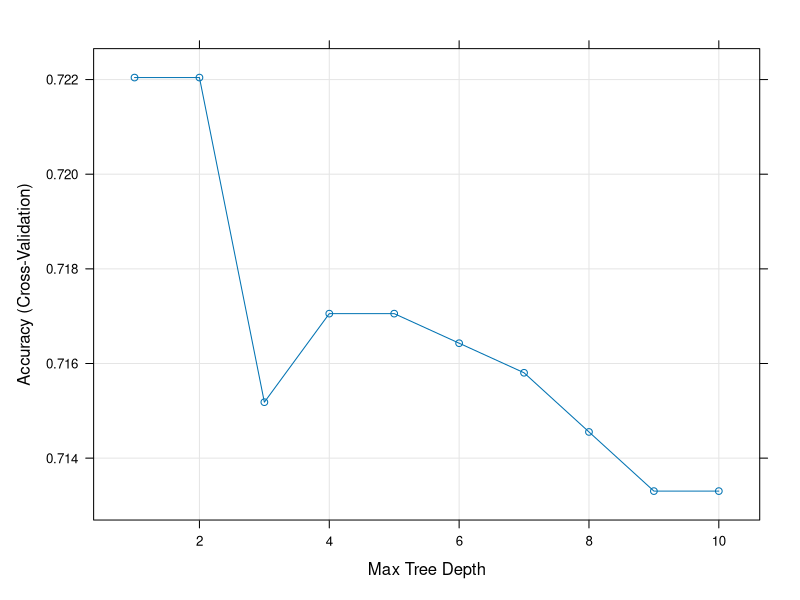

The R source for this figure: (Note: this script raises an error after producing the figure.)
## ---- chunk 1
install.packages('e1071')
install.packages('caret')
install.packages('rpart')
library(e1071)
library(caret)  
library(rpart) 
## ---- chunk 2
label_train <- read.table("../data/train_label.txt", sep = "", header = F)
label_train <- ifelse(label_train == "dog", 'dog', 'cat')
label_train <- as.factor(label_train) 
## ---- chunk 3
features <- read.csv("../data/BOWmatrix-50.csv", sep = ",", header=T)

feature <- features[,-1]
pets <- data.frame(feature,label=label_train)
head(pets)
## ---- chunk 4
set.seed(1)
inTrain <- createDataPartition(label_train, p=.8, list=FALSE)
pets_train <- pets[inTrain,]
pets_test <- pets[-inTrain,]

fitControl <- trainControl(method="cv")
tree.cv.pets <- train(label ~ ., data=pets_train, method="rpart2", 
                  trControl = fitControl, tuneGrid=data.frame(maxdepth=1:10))
## ---- chunk 5
tree.cv.pets
#Produce a plot with tree size on the x-axis and cross-validated
#classification error rate on the y-axis.
plot(tree.cv.pets)
## ---- chunk 6
fitControl <- trainControl(method="none")
pruned_tree <- train(label ~ ., data=pets_train, method="rpart2", trControl = fitControl, tuneGrid= data.frame(maxdepth=7))
## ---- chunk 7
tm_test<-system.time(test_pred<-confusionMatrix(data=predict(pruned_tree, newdata=pets_test), reference=pets_test$label))
test_pred
## ---- chunk 8
tm_train <- system.time(best_model <- train(label ~ ., data=pets, method="rpart2", trControl = fitControl, tuneGrid= data.frame(maxdepth=5)))

save(best_model, file = "../output/best_model.RData")
## ---- chunk 9
cat("Time for training model=", tm_train[1], "s \n")
cat("Time for making prediction=", tm_test[1], "s \n")
